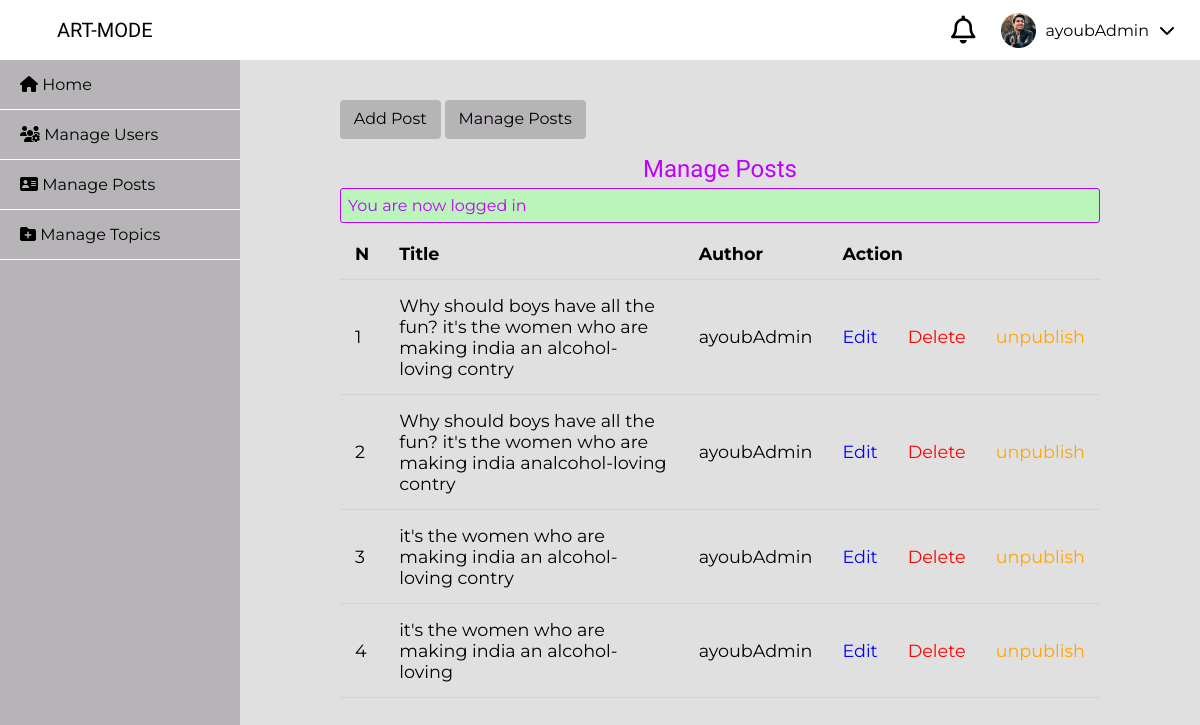
Screenshot of /admin/posts/index.php (signed in) with the database file from the repository.
### tables this page shows
CREATE TABLE `posts` (
  `id` int(11) NOT NULL,
  `user_id` int(11) NOT NULL,
  `topic_id` int(11) DEFAULT NULL,
  `title` varchar(255) NOT NULL,
  `image` varchar(255) NOT NULL,
  `body` text NOT NULL,
  `published` tinyint(4) NOT NULL,
  `created_at` datetime NOT NULL DEFAULT current_timestamp()
);

CREATE TABLE `users` (
  `id` int(11) NOT NULL,
  `admin` tinyint(4) NOT NULL,
  `username` varchar(255) NOT NULL,
  `email` varchar(255) NOT NULL,
  `password` varchar(255) NOT NULL,
  `created_at` timestamp NOT NULL DEFAULT current_timestamp()
);

### app/database/db.php (called while the page is built, shortened)
<?php
require('connect.php');
function executeQuery($sql, $data)
{
    global $conn;
    $stmt = $conn->prepare($sql);
    $values = array_values($data);
    $types = str_repeat('s', count($values));
    $stmt->bind_param($types, ...$values);
    $stmt->execute();
    return $stmt;
}
function getPublishedPost()
{
    $sql = "SELECT p.*, u.username FROM posts AS p JOIN users AS u ON p.user_id = u.id WHERE published = ?";
    $stmt = executeQuery($sql, ['published' => 1]);
    $records = $stmt->get_result()->fetch_all(MYSQLI_ASSOC);
    return $records;
}

### admin/posts/index.php (the view, shortened to what this page needs)
<?php
$posts = getPublishedPost();
?>
<!DOCTYPE html>
<html lang="en">
<head>
  <link rel="stylesheet" href="https://cdnjs.cloudflare.com/ajax/libs/font-awesome/4.7.0/css/font-awesome.min.css" />
  <link rel="stylesheet" href="../../assets/css/style.css">
  <link rel="stylesheet" href="../../assets/css/admin.css">
  <link rel="stylesheet" href="../../assets/css/headerStyle.css">
</head>
<body>
  <?php include(ROOT_PATH . "/app/includes/adminHeader.php"); ?>
  <div class="admin-wrapper clearfix">
    <?php include(ROOT_PATH . "/app/includes/adminSidebar.php"); ?>
    <div class="admin-content clearfix">
      <div class="button-group">
        <a href="create.php" class="btn btn-sm">Add Post</a>
        <a href="index.php" class="btn btn-sm">Manage Posts</a>
      </div>
      <div class="">
        <h2 style="text-align: center;">Manage Posts</h2>
        <?php include(ROOT_PATH . "/app/includes/messages.php"); ?>
        <table>
          <thead>
            <th>N</th>
            <th>Title</th>
            <th>Author</th>
            <th colspan="3">Action</th>
          </thead>
          <tbody>
            <?php foreach ($posts as $key => $post) : ?>
              <tr class="rec">
                <td><?php echo $key + 1 ?></td>
                <td><a href="#"><?php echo $post['title'] ?></a></td>
                <td><?php echo $post['username']; ?></td>
                <td><a href="edit.php?id=<?php echo $post['id']; ?>" class="edit">Edit</a></td>
                <td><a href="edit.php?del_id=<?php echo $post['id']; ?>" class="delete">Delete</a></td>
                <?php if ($post['published']) : ?>
                  <td><a href="edit.php?published=0&p_id=<?php echo $post['id'] ?>" class="unpublish">unpublish</a></td>
                <?php else : ?>
                  <td><a href="edit.php?published=1&p_id=<?php echo $post['id'] ?>" class="publish">publish</a></td>
                <?php endif; ?>
              </tr>
            <?php endforeach; ?>
          </tbody>
        </table>
      </div>
    </div>
  </div>
</body>
</html>

### assets/css/style.css (style rules this page uses)
html, body { padding: 0px; margin: 0px; font-family: 'Lora', serif; height: 100%; background: #b7b4b8; }
a { text-decoration: none; color: inherit; }
.logo-text, h1, h2, h3, h4, h5, h6 { font-family: 'Candal', sans-serif; margin: 5px; color: #C101FF; font-weight: normal; }
.clearfix::after { content: ''; display: block; clear: both; }
.btn { display: inline-block; font-weight: 400; text-align: center; white-space: nowrap; border: 1px solid transparent; padding: .7rem 1rem; font-size: 1rem; line-height: 1.5; border-radius: .25rem; background: #b7b4b8; color: #000; }
.btn-sm { padding: .5rem .8rem; line-height: 1.3; border-radius: .25rem; }
.delete { color: red; }
.edit { color: blue; }
.unpublish { color: orange; }

### assets/css/admin.css (style rules this page uses)
.admin-wrapper { height: calc(100% - 65px); box-sizing: border-box; }
.admin-wrapper .admin-content { width: 80%; height: 100%; float: left; box-sizing: border-box; padding: 40px 100px 100px; overflow-y: scroll; background: #e0e0e0; }
.admin-wrapper .admin-content .button-group { padding-bottom: 10px; border-bottom: 1px solid #e0e0e0; }
.admin-wrapper .admin-content .button-group .btn { width: unset; }
.admin-wrapper .admin-content a { text-decoration: unset; }
table { width: 100%; border-collapse: collapse; font-size: 1.1em; }
th, td { padding: 15px; text-align: left; border-bottom: 1px solid #d3d3d3; }

### assets/css/headerStyle.css (style rules this page uses)
* { margin: 0; padding: 0; text-decoration: none; list-style: none; box-sizing: border-box; font-family: 'Montserrat'; }

### rows the page displays
posts: title "Why should boys have all the fun? it's the women who are making india an alcohol-loving contry", user.username "ayoubAdmin"
posts: title "Why should boys have all the fun? it's the women who are making india analcohol-loving contry", user.username "ayoubAdmin"
posts: title "it's the women who are making india an alcohol-loving contry", user.username "ayoubAdmin"
posts: title "it's the women who are making india an alcohol-loving", user.username "ayoubAdmin"

### other values shown
$_SESSION['username'] "ayoubAdmin"
$_SESSION['message'] "You are now logged in"
